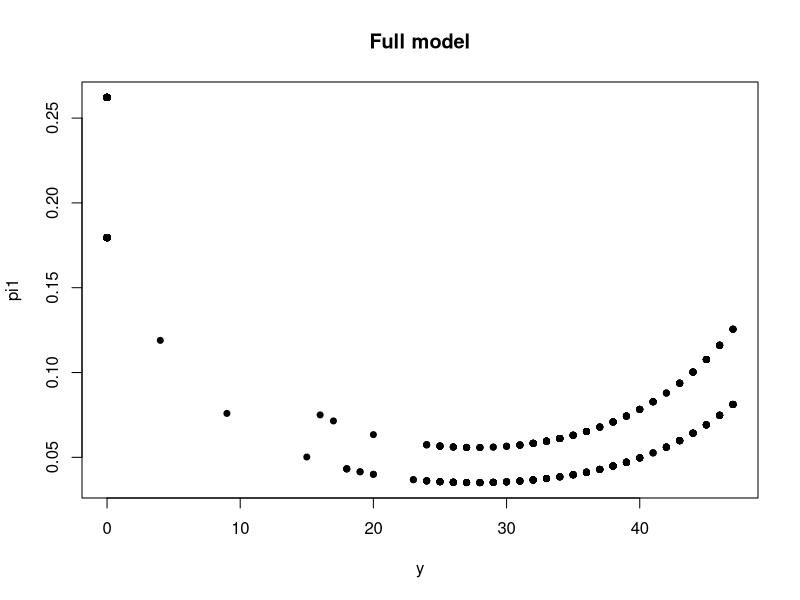
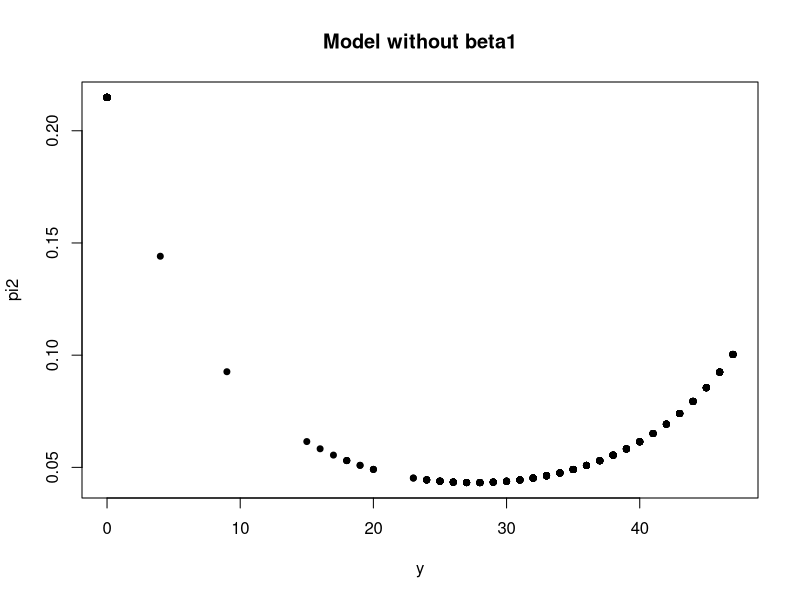
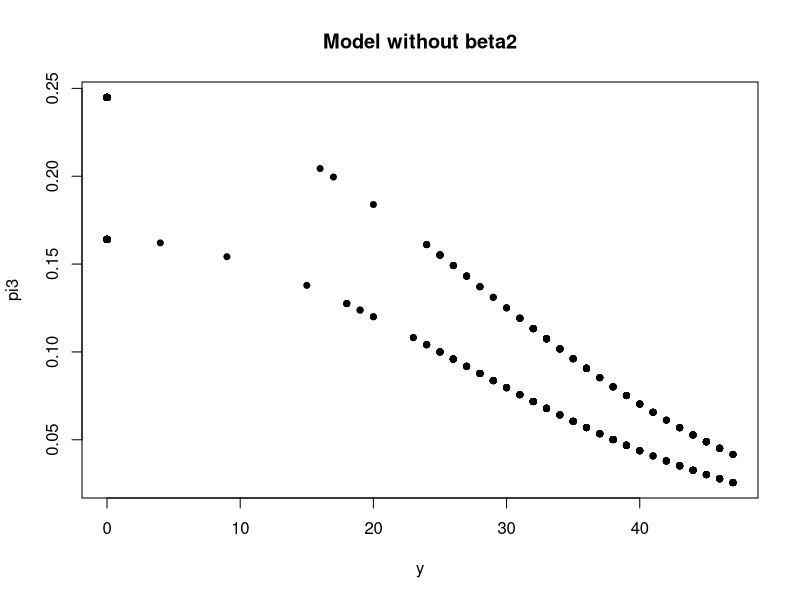
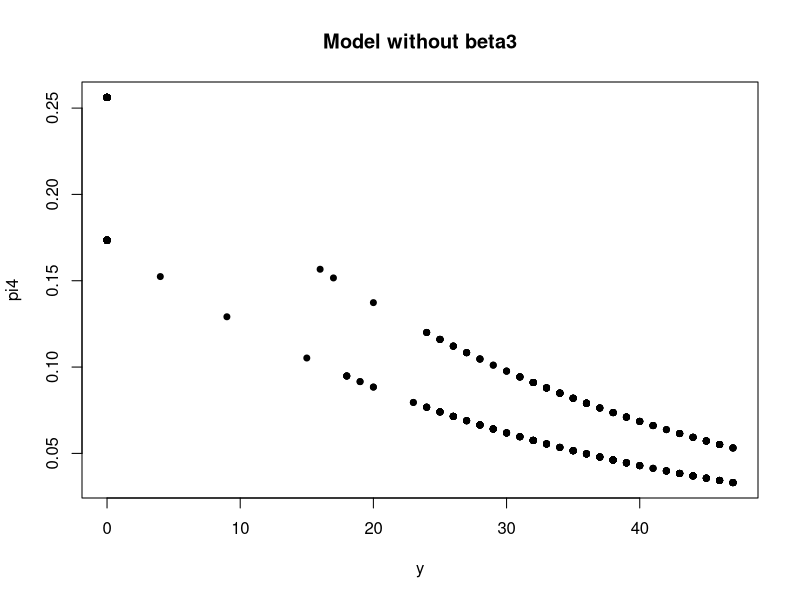
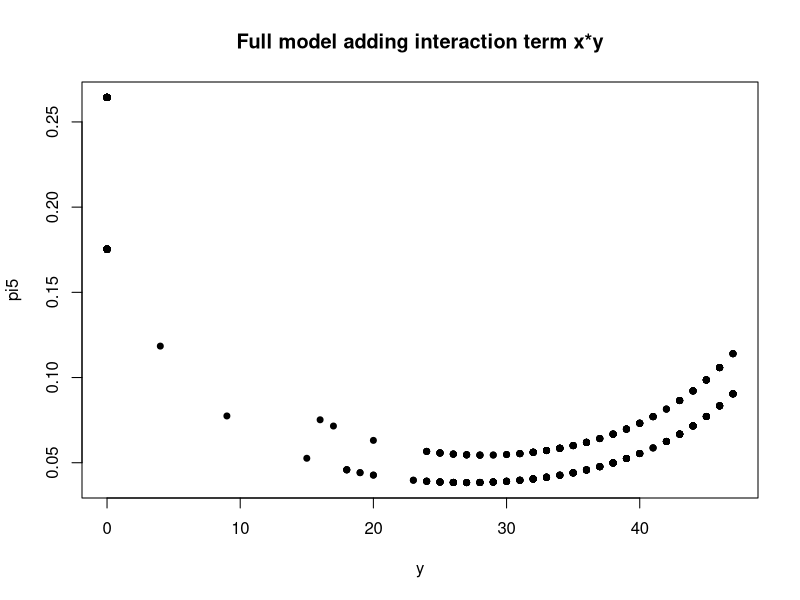

Write R code to recreate these figures, in order.
###### data setting ###################################################
setwd("D:/MyGitHub/Computer_Intensive_Statistics_in_Ecology/data")

ceta <- read.table("cetaceancorrect.dat")

x <- ifelse(ceta$V2 > 3, 1, 0)  # turn V2 into binary data
ceta1 <- data.frame(cbind(x, ceta[, 3:4]))
colnames(ceta1) <- c("x", "y", "z")

########## Exercise1
##### Full model

# -log(L(par|x)) function, which should be minimized
neg.loglike.1 <- function(par){
    b0 <- par[1]
    b1 <- par[2]
    b2 <- par[3]
    b3 <- par[4]
    sum(log(1 + exp(b0*1 + b1*x + b2*y + b3*y^2)) - z*(b0*1 + b1*x + b2*y + b3*y^2))
}

x <- ceta1$x
y <- ceta1$y
z <- ceta1$z

# set up different inital values
value <- seq(-0.1, 0.1, by=0.005)
ini <- matrix(rep(value, each=4), nrow=4)

# record the -loglikelihood value under each initial value
likelihood <- numeric(41)  # 41 is the length of "value"

for (i in 1:41) {
    likelihood[i] = with(ceta1, optim(par=ini[, i], fn=neg.loglike.1))$value
}

table(round(likelihood, 2))  # 365.74 is the most frequent, No.variable = 4
2*4 + 2*as.numeric(names(table(round(likelihood, 2))[1]))  # AIC = 739.48

# findout which initial value works better than others
which.min(likelihood)  # 21
b1 <- with(ceta1, optim(par=ini[, 21], fn=neg.loglike.1))$par  # regression coefficient

d <- matrix(c(rep(1, 1000), x, y, y^2), nrow=1000)  # data with intercept term
pi1 <- 1/(1 + exp(-d%*%b1))  # each pi

plot(x=y, y=pi1, pch=19, cex=0.8, main="Full model")


##### Model without beta1

neg.loglike.2 <- function(par){
    b0 <- par[1]
    b2 <- par[2]
    b3 <- par[3]
    sum(log(1 + exp(b0*1 + b2*y + b3*y^2)) - z*(b0*1 + b2*y + b3*y^2))
}

ini <- matrix(rep(value, each=3), nrow=3)

for (i in 1:41) {
    likelihood[i] = with(ceta1, optim(par=ini[, i], fn=neg.loglike.2))$value
}

table(round(likelihood, 2))  # 368.98 is the most frequent, No.variable = 3
2*3 + 2*as.numeric(names(table(round(likelihood, 2))[1]))  # AIC = 743.96

which.min(likelihood)  # 12
b2 <- with(ceta1, optim(par=ini[, 12], fn=neg.loglike.2))$par  

d <- matrix(c(rep(1, 1000), y, y^2), nrow=1000) 
pi2 <- 1/(1 + exp(-d%*%b2))

plot(x=y, y=pi2, pch=19, cex=0.8, main="Model without beta1")


##### Model without beta2

neg.loglike.3 <- function(par){
    b0 <- par[1]
    b1 <- par[2]
    b3 <- par[3]
    sum(log(1 + exp(b0*1 + b1*x + b3*y^2)) - z*(b0*1 + b1*x + b3*y^2))
}

for (i in 1:41) {
    likelihood[i] = with(ceta1, optim(par=ini[, i], fn=neg.loglike.3))$value
}

table(round(likelihood, 2))  # 374.13 is the most frequent, No.variable = 3
2*3 + 2*as.numeric(names(table(round(likelihood, 2))[1]))  # AIC = 754.26

which.min(likelihood)  # 19
b3 <- with(ceta1, optim(par=ini[, 19], fn=neg.loglike.3))$par  

d <- matrix(c(rep(1, 1000), x, y^2), nrow=1000) 
pi3 <- 1/(1 + exp(-d%*%b3))

plot(x=y, y=pi3, pch=19, cex=0.8, main="Model without beta2")


##### Model without beta3

neg.loglike.4 <- function(par){
    b0 <- par[1]
    b1 <- par[2]
    b2 <- par[3]
    sum(log(1 + exp(b0*1 + b1*x + b2*y)) - z*(b0*1 + b1*x + b2*y))
}

for (i in 1:41) {
    likelihood[i] = with(ceta1, optim(par=ini[, i], fn=neg.loglike.4))$value
}

table(round(likelihood, 2))  # 369.91 is the most frequent, No.variable = 3
2*3 + 2*as.numeric(names(table(round(likelihood, 2))[1]))  # AIC = 745.82

which.min(likelihood)  # 9
b4 <- with(ceta1, optim(par=ini[, 9], fn=neg.loglike.4))$par  

d <- matrix(c(rep(1, 1000), x, y), nrow=1000) 
pi4 <- 1/(1 + exp(-d%*%b4))

plot(x=y, y=pi4, pch=19, cex=0.8, main="Model without beta3")


##### Full model adding interaction term x*y

neg.loglike.5 <- function(par){
    b0 <- par[1]
    b1 <- par[2]
    b2 <- par[3]
    b3 <- par[4]
    b4 <- par[5]
    sum(log(1 + exp(b0*1 + b1*x + b2*y + b3*y^2 + b4*(x*y))) - z*(b0*1 + b1*x + b2*y + b3*y^2 + b4*(x*y)))
}

ini <- matrix(rep(value, each=5), nrow=5)

for (i in 1:41) {
    likelihood[i] = with(ceta1, optim(par=ini[, i], fn=neg.loglike.5))$value
}

table(round(likelihood, 2))  # 365.62 is the smallest, No.variable = 5
2*5 + 2*as.numeric(names(table(round(likelihood, 2))[1]))  # AIC = 741.24

which.min(likelihood)  # 9
b5 <- with(ceta1, optim(par=ini[, 9], fn=neg.loglike.5))$par  

d <- matrix(c(rep(1, 1000), x, y, y^2, x*y), nrow=1000) 
pi5 <- 1/(1 + exp(-d%*%b5))

plot(x=y, y=pi5, pch=19, cex=0.8, main="Full model adding interaction term x*y")



########## Exercise2
##### Model 1

# separate data
train1 <- ceta1[-c(1:200), ]
train2 <- ceta1[-c(201:400), ]
train3 <- ceta1[-c(401:600), ]
train4 <- ceta1[-c(601:800), ]
train5 <- ceta1[-c(801:1000), ]
train <- list(train1, train2, train3, train4, train5)

test1 <- ceta1[c(1:200), ]
test2 <- ceta1[c(201:400), ]
test3 <- ceta1[c(401:600), ]
test4 <- ceta1[c(601:800), ]
test5 <- ceta1[c(801:1000), ]
test <- list(test1, test2, test3, test4, test5)

# result matrix
result1 <- matrix(0, nrow=5, ncol=2)
beta1 <- matrix(0, nrow=5, ncol=4)

ini <- matrix(rep(value, each=4), nrow=4)

for (i in 1:5) {
    x = train[[i]]$x
    y = train[[i]]$y
    z = train[[i]]$z
    
    for (j in 1:41) {
        likelihood[j] = optim(par=ini[, j], fn=neg.loglike.1)$value
    }
    
    a = which.min(likelihood)
    b = optim(par=ini[, a], fn=neg.loglike.1)
    
    result1[i, 1] = b$value
    beta1[i, ] = b$par
    
    x = test[[i]]$x
    y = test[[i]]$y 
    z = test[[i]]$z   
    d = matrix(c(rep(1, 200), x, y, y^2), nrow=200)
    
    result1[i, 2] = sum(log(1 + exp(d%*%c(b$par))) - z*(d%*%c(b$par)))
}


##### Model2

result2 <- matrix(0, nrow=5, ncol=2)
beta2 <- matrix(0, nrow=5, ncol=3)

ini <- matrix(rep(value, each=3), nrow=3)

for (i in 1:5) {
    x = train[[i]]$x
    y = train[[i]]$y
    z = train[[i]]$z
    
    for (j in 1:41) {
        likelihood[j] = optim(par=ini[, j], fn=neg.loglike.2)$value
    }
    
    a = which.min(likelihood)
    b = optim(par=ini[, a], fn=neg.loglike.2)
    
    result2[i, 1] = b$value
    beta2[i, ] = b$par
    
    x = test[[i]]$x
    y = test[[i]]$y 
    z = test[[i]]$z   
    d = matrix(c(rep(1, 200), y, y^2), nrow=200)
    
    result2[i, 2] = sum(log(1 + exp(d%*%c(b$par))) - z*(d%*%c(b$par)))
}


##### Model3

result3 <- matrix(0, nrow=5, ncol=2)
beta3 <- matrix(0, nrow=5, ncol=3)

for (i in 1:5) {
    x = train[[i]]$x
    y = train[[i]]$y
    z = train[[i]]$z
    
    for (j in 1:41) {
        likelihood[j] = optim(par=ini[, j], fn=neg.loglike.3)$value
    }
    
    a = which.min(likelihood)
    b = optim(par=ini[, a], fn=neg.loglike.3)
    
    result3[i, 1] = b$value
    beta3[i, ] = b$par
    
    x = test[[i]]$x
    y = test[[i]]$y 
    z = test[[i]]$z   
    d = matrix(c(rep(1, 200), x, y^2), nrow=200)
    
    result3[i, 2] = sum(log(1 + exp(d%*%c(b$par))) - z*(d%*%c(b$par)))
}


##### Model4

result4 <- matrix(0, nrow=5, ncol=2)
beta4 <- matrix(0, nrow=5, ncol=3)

for (i in 1:5) {
    x = train[[i]]$x
    y = train[[i]]$y
    z = train[[i]]$z
    
    for (j in 1:41) {
        likelihood[j] = optim(par=ini[, j], fn=neg.loglike.4)$value
    }
    
    a = which.min(likelihood)
    b = optim(par=ini[, a], fn=neg.loglike.4)
    
    result4[i, 1] = b$value
    beta4[i, ] = b$par
    
    x = test[[i]]$x
    y = test[[i]]$y 
    z = test[[i]]$z   
    d = matrix(c(rep(1, 200), x, y), nrow=200)
    
    result4[i, 2] = sum(log(1 + exp(d%*%c(b$par))) - z*(d%*%c(b$par)))
}


##### Model5

result5 <- matrix(0, nrow=5, ncol=2)
beta5 <- matrix(0, nrow=5, ncol=5)

ini <- matrix(rep(value, each=5), nrow=5)

for (i in 1:5) {
    x = train[[i]]$x
    y = train[[i]]$y
    z = train[[i]]$z
    
    for (j in 1:41) {
        likelihood[j] = optim(par=ini[, j], fn=neg.loglike.5)$value
    }
    
    a = which.min(likelihood)
    b = optim(par=ini[, a], fn=neg.loglike.5)
    
    result5[i, 1] = b$value
    beta5[i, ] = b$par
    
    x = test[[i]]$x
    y = test[[i]]$y 
    z = test[[i]]$z   
    d = matrix(c(rep(1, 200), x, y, y^2, x*y), nrow=200)
    
    result5[i, 2] = sum(log(1 + exp(d%*%c(b$par))) - z*(d%*%c(b$par)))
}


### Summay
apply(result1, 2, mean)
apply(result2, 2, mean)
apply(result3, 2, mean)
apply(result4, 2, mean)
apply(result5, 2, mean)

beta1
beta2
beta3
beta4
beta5


